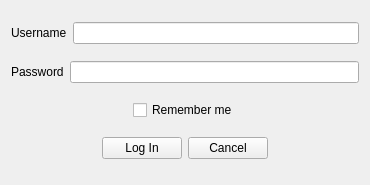
<?xml version="1.0" encoding="UTF-8"?>
<ui version="4.0">
 <class>Widget</class>
 <widget class="QWidget" name="Widget">
  <property name="geometry">
   <rect>
    <x>0</x>
    <y>0</y>
    <width>370</width>
    <height>185</height>
   </rect>
  </property>
  <property name="windowTitle">
   <string>Widget</string>
  </property>
  <property name="autoFillBackground">
   <bool>true</bool>
  </property>
  <layout class="QVBoxLayout" name="verticalLayout">
   <item>
    <layout class="QHBoxLayout" name="horizontalLayout">
     <item>
      <widget class="QLabel" name="label">
       <property name="text">
        <string>Username</string>
       </property>
      </widget>
     </item>
     <item>
      <widget class="QLineEdit" name="lineEdit"/>
     </item>
    </layout>
   </item>
   <item>
    <layout class="QHBoxLayout" name="horizontalLayout_2">
     <item>
      <widget class="QLabel" name="label_2">
       <property name="text">
        <string>Password</string>
       </property>
      </widget>
     </item>
     <item>
      <widget class="QLineEdit" name="lineEdit_2"/>
     </item>
    </layout>
   </item>
   <item>
    <layout class="QHBoxLayout" name="horizontalLayout_4">
     <item>
      <spacer name="horizontalSpacer_3">
       <property name="orientation">
        <enum>Qt::Horizontal</enum>
       </property>
       <property name="sizeHint" stdset="0">
        <size>
         <width>40</width>
         <height>20</height>
        </size>
       </property>
      </spacer>
     </item>
     <item>
      <widget class="QCheckBox" name="checkBox">
       <property name="text">
        <string>Remember me</string>
       </property>
      </widget>
     </item>
     <item>
      <spacer name="horizontalSpacer_4">
       <property name="orientation">
        <enum>Qt::Horizontal</enum>
       </property>
       <property name="sizeHint" stdset="0">
        <size>
         <width>40</width>
         <height>20</height>
        </size>
       </property>
      </spacer>
     </item>
    </layout>
   </item>
   <item>
    <layout class="QHBoxLayout" name="horizontalLayout_3">
     <item>
      <spacer name="horizontalSpacer">
       <property name="orientation">
        <enum>Qt::Horizontal</enum>
       </property>
       <property name="sizeHint" stdset="0">
        <size>
         <width>40</width>
         <height>20</height>
        </size>
       </property>
      </spacer>
     </item>
     <item>
      <widget class="QPushButton" name="pushButton">
       <property name="text">
        <string>Log In</string>
       </property>
      </widget>
     </item>
     <item>
      <widget class="QPushButton" name="pushButton_2">
       <property name="text">
        <string>Cancel</string>
       </property>
      </widget>
     </item>
     <item>
      <spacer name="horizontalSpacer_2">
       <property name="orientation">
        <enum>Qt::Horizontal</enum>
       </property>
       <property name="sizeHint" stdset="0">
        <size>
         <width>40</width>
         <height>20</height>
        </size>
       </property>
      </spacer>
     </item>
    </layout>
   </item>
  </layout>
 </widget>
 <resources/>
 <connections/>
</ui>
